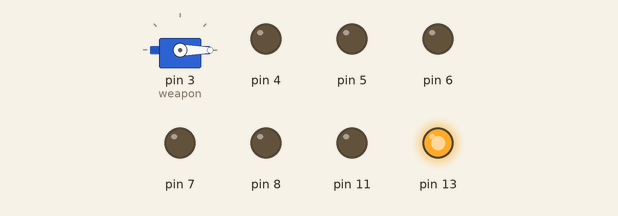
This sketch was run on a simulated Arduino Uno, built with avr-gcc and run on an emulated ATmega328P. Parts: servo, output pins drawn as LEDs (lit = HIGH). What the sketch prints to the serial monitor is not drawn.

Above: at 0.1 s.
At 6.1 s:
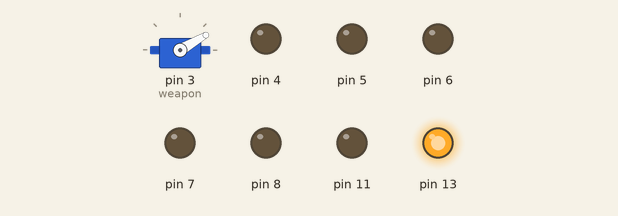
At 9.3 s:
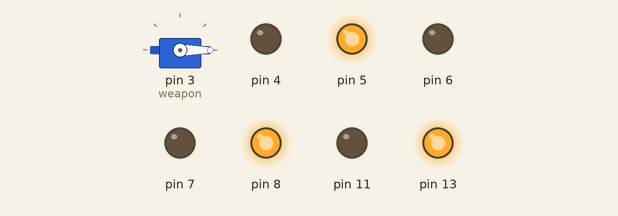
Timing chart, 0 to 10.8 s (numbered marks = the images above):
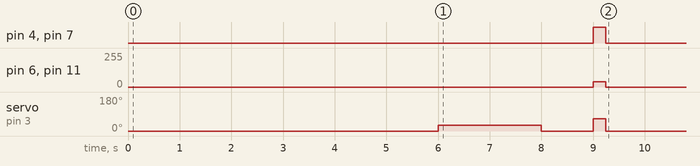

The sketch:

FireHazard.ino
```cpp
#include <Servo.h>

void LeftDir(bool fwd) {
  digitalWrite(4, fwd);
  digitalWrite(5, !fwd);
}

void RightDir(bool fwd) {
  digitalWrite(7, fwd);
  digitalWrite(8, !fwd);
}

void LeftOut(int8_t pwr) {
  LeftDir(pwr > 0);
  analogWrite(6, abs(pwr)*2);
}

void RightOut(int8_t pwr) {
  RightDir(pwr > 0);
  analogWrite(11, abs(pwr)*2);
}

int vel = 0;  // (-50 bwd, +50 fwd)
int turn = 0; // (-50 left, +50 right)

void Mix() {
  int l = 2*vel + turn;
  int r = 2*vel - turn;
  l = min(max(l, -120), 120);
  r = min(max(r, -120), 120);
  LeftOut(l);
  RightOut(r);
}

Servo weapon;

void Weapon(int pwr) {
  weapon.write(pwr);
  Serial.println(pwr);
}

long last_command = 0;

void setup() {
  // put your setup code here, to run once:

  // motor setup
  digitalWrite(6, LOW);
  pinMode(4, OUTPUT);
  pinMode(5, OUTPUT);
  pinMode(6, OUTPUT);

  digitalWrite(11, LOW);
  pinMode(7, OUTPUT);
  pinMode(8, OUTPUT);
  pinMode(11, OUTPUT);

  pinMode(13, OUTPUT);
  digitalWrite(13, HIGH);

  Serial.begin(57600);

  // weapon setup
  weapon.attach(3);
  //Weapon(0);
  Weapon(0);

  delay(6000);

  Weapon(30);

  delay(2000);
  Weapon(0);

  delay(1000);

  Weapon(65);

  RightOut(20);
  LeftOut(20);
  delay(250);
  RightOut(0);
  LeftOut(0);

  //Weapon(0);
}

int i = 60;

char mode = 0;
int value = 0;

void loop() {
  // put your main code here, to run repeatedly:

  // read joystick data
  // E: (99-0) (weapon speed)
  // B: (150-250) (left to right)
  // A: (150-250) (bwd to fwd)
  while(Serial.available()) {
    int b = Serial.read();
    if( 'A' <= b && 'X' >= b ) {
      switch(mode) {
        case 'A':
          vel = (value - 205);
          break;
        case 'B':
          turn = (value - 200);
          Mix();
          break;
        case 'E':
          Weapon(100 - value);
          break;
      }

      // mode character
      mode = b;
      value = 0;
    } else if('0' <= b && '9' >= b) {
      value *= 10;
      value += (b - '0');
    }
    last_command = millis();
  }

  // timeout
  if((millis() - last_command) > 500) {
    LeftOut(0);
    RightOut(0);
    Weapon(0);
  }
}
```

Measured:
- by itself, servo on pin 3 (weapon): 0° → 30° at 6.0 s, → 0° 2.0 s later, → 65° 1.0 s later, → 0° 0.25 s later
